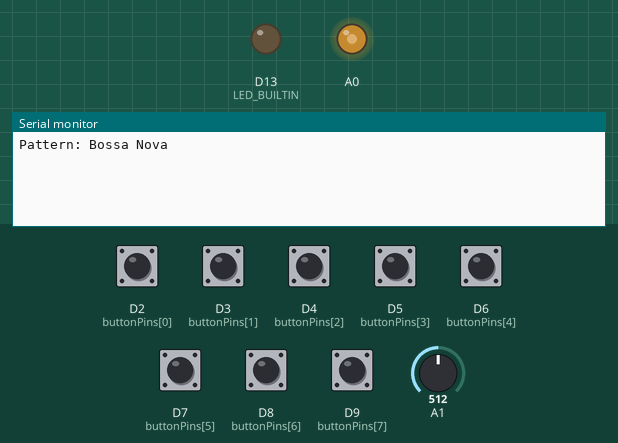
The sketch below on a simulated Arduino Uno R4 WiFi. Shown: output pins drawn as LEDs (lit = HIGH), the last lines printed to the serial monitor. Inputs (shaded band) come from the test bench; at power-on: D2 (buttonPins[0]), D3 (buttonPins[1]), D4 (buttonPins[2]), D5 (buttonPins[3]), D6 (buttonPins[4]), D7 (buttonPins[5]), D8 (buttonPins[6]), D9 (buttonPins[7]) HIGH, A1 = 512. MIDI output is not drawn.

Above: at 1.2 s.
1.3 s: A1 set to 716
At 2.5 s:
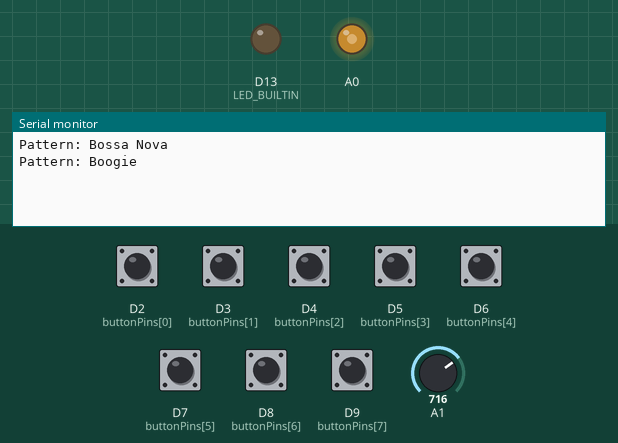
2.8 s: D2 (buttonPins[0]) pulled LOW for 0.15 s
At 3.9 s:
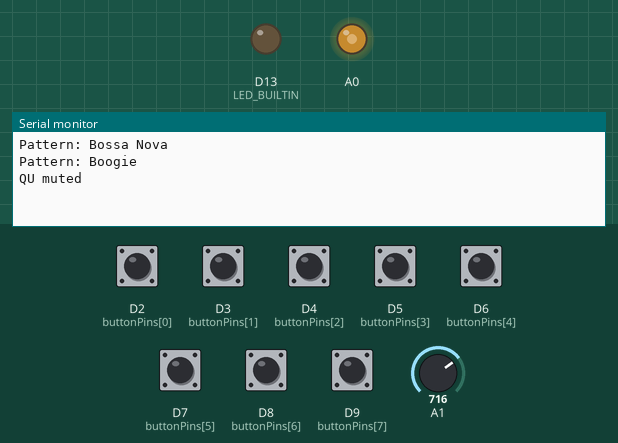
4.4 s: D3 (buttonPins[1]) pulled LOW for 0.15 s
At 5.1 s:
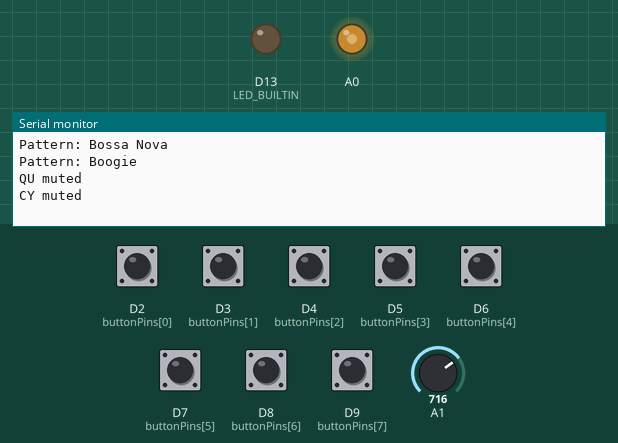
6.0 s: D4 (buttonPins[2]) pulled LOW for 0.15 s
At 7.2 s:
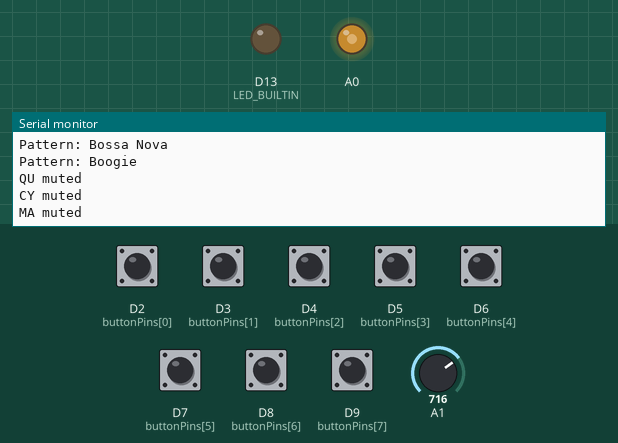
7.6 s: D5 (buttonPins[3]) pulled LOW for 0.15 s
At 8.7 s:
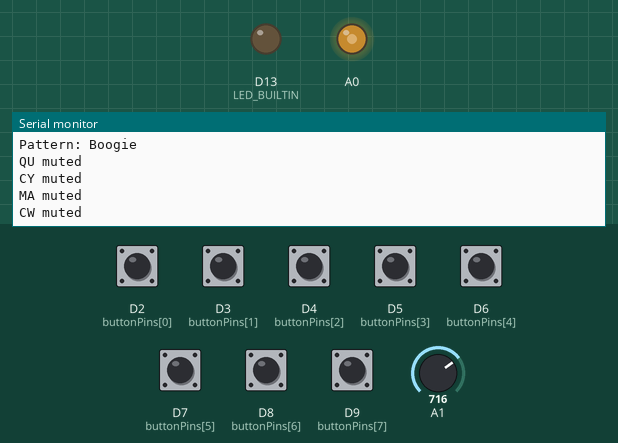
9.2 s: D6 (buttonPins[4]) pulled LOW for 0.15 s
At 9.9 s:
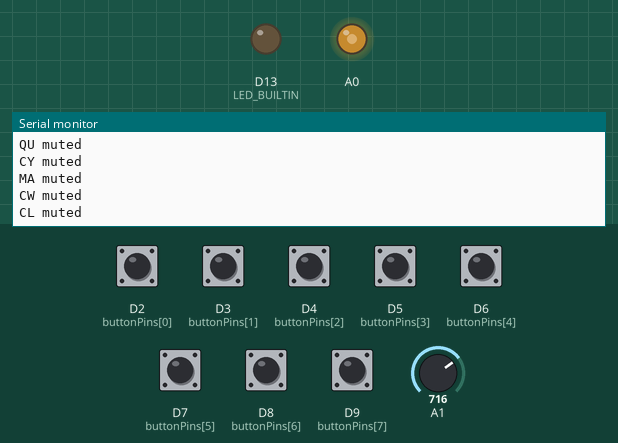

The sketch:

UnoPops.ino
```cpp
// UnoPops - Korg Mini Pops-style analog drum machine, slaved to external MIDI clock.
// MIDI IN:  D0 (RX1 / Serial1)   - start/stop/clock from the Arturia
// Audio:    A0 (8-bit DAC)       - mixed drum voices
// Buttons:  D2..D9, one per voice - INPUT_PULLUP, press toggles mute
// Pot:      A1 (10k)             - selects pattern (16 available)
//
// Drum samples and the 16 rhythm patterns are Jan Ostman's O2 Mini Pops
// rhythm box, (c) DSP Synthesizers 2016, free for non-commercial use
// (http://janostman.wordpress.com), ported here byte-for-byte from
// https://github.com/duddex/GRAINS-O2Minipops - see UnoPops_jan_samples.h.
// Everything else (MIDI clock slaving, step sequencer, buttons, pot) is ours.
// For MIDI-clock-only testing (no drum machine), see ../UnoDrak.ino.
#include <MIDI.h>
#include "FspTimer.h"
#include "UnoPops_jan_samples.h"

MIDI_CREATE_INSTANCE(HardwareSerial, Serial1, MIDI);

// ---------- voices ----------
// Enum order matches the original pattern bit order exactly (bit0=QU
// .. bit7=GU), so JAN_PATTERNS bytes are usable as step masks unmodified.
enum Voice { QU = 0, CY, MA, CW, CL, BD, BG2, GU, NUM_VOICES };
const uint8_t buttonPins[NUM_VOICES] = { 2, 3, 4, 5, 6, 7, 8, 9 };
const char *voiceNames[NUM_VOICES]   = { "QU", "CY", "MA", "CW", "CL", "BD", "BG2", "GU" };

const uint8_t *const VOICE_TABLES[NUM_VOICES] = {
  QU_TABLE, CY_TABLE, MA_TABLE, CW_TABLE, CL_TABLE, BD_TABLE, BG2_TABLE, GU_TABLE
};
const uint16_t VOICE_LENGTHS[NUM_VOICES] = {
  QU_LEN, CY_LEN, MA_LEN, CW_LEN, CL_LEN, BD_LEN, BG2_LEN, GU_LEN
};

// Original firmware plays these back at 40kHz; matching that keeps pitch
// and duration as authored instead of pitching everything down.
const uint32_t SAMPLE_RATE_HZ = 40000;

volatile bool     voiceActive[NUM_VOICES]    = { false };
volatile uint16_t voicePlayIndex[NUM_VOICES] = { 0 };

FspTimer audioTimer;
bool audioTimerRunning = false;

void triggerVoice(uint8_t v) {
  noInterrupts();
  voicePlayIndex[v] = 0;
  voiceActive[v] = true;
  interrupts();
  if (!audioTimerRunning) {
    audioTimer.start();
    audioTimerRunning = true;
  }
}

// ---------- audio ISR ----------
const uint8_t OUTPUT_GAIN_SHIFT = 1; // 1 = 50% volume; raise to quiet further

void audioIsr(timer_callback_args_t *p_args) {
  int32_t mix = 0;

  for (uint8_t v = 0; v < NUM_VOICES; v++) {
    if (!voiceActive[v]) continue;

    uint16_t idx = voicePlayIndex[v];
    uint8_t s = pgm_read_byte(&VOICE_TABLES[v][idx]);
    mix += (int16_t)s - 128;

    idx++;
    voicePlayIndex[v] = idx;
    if (idx >= VOICE_LENGTHS[v]) voiceActive[v] = false;
  }

  mix >>= OUTPUT_GAIN_SHIFT;
  if (mix > 127) mix = 127;
  if (mix < -128) mix = -128;
  analogWrite(A0, 128 + mix);
}

bool beginAudioTimer(float rateHz) {
  uint8_t timer_type = GPT_TIMER;
  int8_t tindex = FspTimer::get_available_timer(timer_type);
  if (tindex < 0) tindex = FspTimer::get_available_timer(timer_type, true);
  if (tindex < 0) return false;

  FspTimer::force_use_of_pwm_reserved_timer();
  if (!audioTimer.begin(TIMER_MODE_PERIODIC, timer_type, tindex, rateHz, 0.0f, audioIsr)) return false;
  if (!audioTimer.setup_overflow_irq()) return false;
  if (!audioTimer.open()) return false;
  if (!audioTimer.start()) return false;
  audioTimerRunning = true;
  return true;
}

// Stops the audio interrupt entirely once every voice has finished decaying,
// instead of leaving it ticking on a silent, flat 128 forever. Restarted
// instantly by triggerVoice(). Try this first if you still hear a background
// whine only while nothing is playing - it isolates whether the ISR itself
// is the noise source versus the analog output stage.
unsigned long lastActiveMillis = 0;

void updateAudioTimerIdle() {
  bool anyActive = false;
  for (uint8_t v = 0; v < NUM_VOICES; v++) {
    if (voiceActive[v]) { anyActive = true; break; }
  }
  if (anyActive) {
    lastActiveMillis = millis();
  } else if (audioTimerRunning && millis() - lastActiveMillis > 50) {
    audioTimer.stop();
    audioTimerRunning = false;
  }
}

// ---------- patterns ----------
const uint8_t CLOCKS_PER_STEP = 6;   // 24 PPQN / 6 = 16th-note steps
const uint8_t CLOCKS_PER_BEAT = 24;  // for BPM calc + beat LED

bool muted[NUM_VOICES] = { false };
uint8_t currentPattern = 0;
uint32_t totalClocks = 0;
uint8_t lastStep = 255; // sentinel so step 0 always fires on start

void triggerStepHits(uint8_t step) {
  uint8_t mask = JAN_PATTERNS[currentPattern][step];
  for (uint8_t v = 0; v < NUM_VOICES; v++) {
    if ((mask & (1 << v)) && !muted[v]) triggerVoice(v);
  }
}

// ---------- MIDI clock slave ----------
uint32_t lastClockMicros = 0;
uint32_t intervalSum = 0;
uint8_t clockCount = 0;
uint16_t beatCount = 0;

void onClock() {
  uint32_t now = micros();
  if (lastClockMicros != 0) {
    intervalSum += now - lastClockMicros;
    clockCount++;
    if (clockCount == CLOCKS_PER_BEAT) {
      float bpm = 60000000.0f / (float)intervalSum;
      Serial.print("BPM: ");
      Serial.println(bpm, 1);
      intervalSum = 0;
      clockCount = 0;
      beatCount++;
      digitalWrite(LED_BUILTIN, beatCount % 2);
    }
  }
  lastClockMicros = now;

  totalClocks++;
  uint8_t steps = JAN_PATTERN_STEPS[currentPattern];
  uint8_t step = (totalClocks / CLOCKS_PER_STEP) % steps;
  if (step != lastStep) {
    lastStep = step;
    triggerStepHits(step);
  }
}

void onStart() {
  Serial.println("START");
  clockCount = 0;
  intervalSum = 0;
  beatCount = 0;
  totalClocks = 0;
  lastStep = 255;
}

void onContinue() {
  Serial.println("CONTINUE"); // resumes from current step, no reset
}

void onStop() {
  Serial.println("STOP"); // step stays frozen; any decaying voice rings out
}

// ---------- buttons + pot ----------
int lastButtonState[NUM_VOICES];
unsigned long lastDebounceTime[NUM_VOICES] = { 0 };
const unsigned long DEBOUNCE_MS = 30;

void pollButtons() {
  for (uint8_t v = 0; v < NUM_VOICES; v++) {
    int state = digitalRead(buttonPins[v]);
    if (state != lastButtonState[v] && millis() - lastDebounceTime[v] > DEBOUNCE_MS) {
      lastDebounceTime[v] = millis();
      lastButtonState[v] = state;
      if (state == LOW) { // pressed, active low
        muted[v] = !muted[v];
        Serial.print(voiceNames[v]);
        Serial.println(muted[v] ? " muted" : " unmuted");
      }
    }
  }
}

void pollPot() {
  int potVal = analogRead(A1); // 0-1023
  uint8_t newPattern = (uint32_t)potVal * JAN_NUM_PATTERNS / 1024;
  if (newPattern >= JAN_NUM_PATTERNS) newPattern = JAN_NUM_PATTERNS - 1;
  if (newPattern != currentPattern) {
    currentPattern = newPattern;
    lastStep = 255; // re-sync step 0 on the new pattern's own length
    Serial.print("Pattern: ");
    Serial.println(JAN_PATTERN_NAMES[currentPattern]);
  }
}

void setup() {
  Serial.begin(115200);
  pinMode(LED_BUILTIN, OUTPUT);

  for (uint8_t v = 0; v < NUM_VOICES; v++) {
    pinMode(buttonPins[v], INPUT_PULLUP);
    lastButtonState[v] = HIGH;
  }

  analogWrite(A0, 128); // idle at mid-rail, default 8-bit DAC resolution matches the sample tables

  MIDI.begin(MIDI_CHANNEL_OMNI);
  MIDI.setHandleClock(onClock);
  MIDI.setHandleStart(onStart);
  MIDI.setHandleContinue(onContinue);
  MIDI.setHandleStop(onStop);

  if (!beginAudioTimer(SAMPLE_RATE_HZ)) {
    Serial.println("Audio timer failed to start!");
  }
}

void loop() {
  MIDI.read();
  pollButtons();
  pollPot();
  updateAudioTimerIdle();
}
```

Source omitted: jan_samples.h (data table, 103344 bytes)

Measured:
- after the input at 1.3 s, the serial monitor: prints a new line at once (image 1)
- after the input at 2.8 s, the serial monitor: prints a new line at once (image 2)
- after the input at 4.4 s, the serial monitor: prints a new line at once (image 3)
- after the input at 6.0 s, the serial monitor: prints a new line at once (image 4)
- after the input at 7.6 s, the serial monitor: prints a new line at once (image 5)
- after the input at 9.2 s, the serial monitor: prints a new line at once (image 6)
